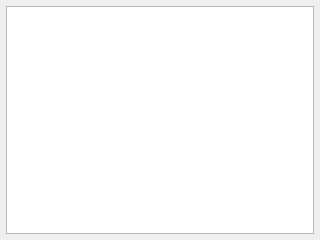
<?xml version="1.0" encoding="UTF-8"?>
<ui version="4.0">
 <class>SensorListWidget</class>
 <widget class="QWidget" name="SensorListWidget">
  <property name="geometry">
   <rect>
    <x>0</x>
    <y>0</y>
    <width>320</width>
    <height>240</height>
   </rect>
  </property>
  <property name="windowTitle">
   <string>Form</string>
  </property>
  <layout class="QVBoxLayout" name="verticalLayout">
   <property name="spacing">
    <number>2</number>
   </property>
   <property name="margin">
    <number>6</number>
   </property>
   <item>
    <widget class="QTableView" name="sensors">
     <property name="editTriggers">
      <set>QAbstractItemView::NoEditTriggers</set>
     </property>
     <property name="tabKeyNavigation">
      <bool>false</bool>
     </property>
     <property name="showDropIndicator" stdset="0">
      <bool>false</bool>
     </property>
     <property name="dragDropOverwriteMode">
      <bool>false</bool>
     </property>
     <property name="selectionMode">
      <enum>QAbstractItemView::SingleSelection</enum>
     </property>
     <property name="selectionBehavior">
      <enum>QAbstractItemView::SelectRows</enum>
     </property>
     <property name="showGrid">
      <bool>false</bool>
     </property>
     <property name="gridStyle">
      <enum>Qt::NoPen</enum>
     </property>
     <property name="cornerButtonEnabled">
      <bool>false</bool>
     </property>
     <attribute name="horizontalHeaderVisible">
      <bool>false</bool>
     </attribute>
     <attribute name="horizontalHeaderDefaultSectionSize">
      <number>120</number>
     </attribute>
     <attribute name="horizontalHeaderHighlightSections">
      <bool>false</bool>
     </attribute>
     <attribute name="horizontalHeaderMinimumSectionSize">
      <number>1</number>
     </attribute>
     <attribute name="horizontalHeaderStretchLastSection">
      <bool>true</bool>
     </attribute>
     <attribute name="verticalHeaderVisible">
      <bool>false</bool>
     </attribute>
     <attribute name="verticalHeaderDefaultSectionSize">
      <number>22</number>
     </attribute>
     <attribute name="verticalHeaderHighlightSections">
      <bool>false</bool>
     </attribute>
    </widget>
   </item>
  </layout>
 </widget>
 <resources/>
 <connections/>
</ui>
